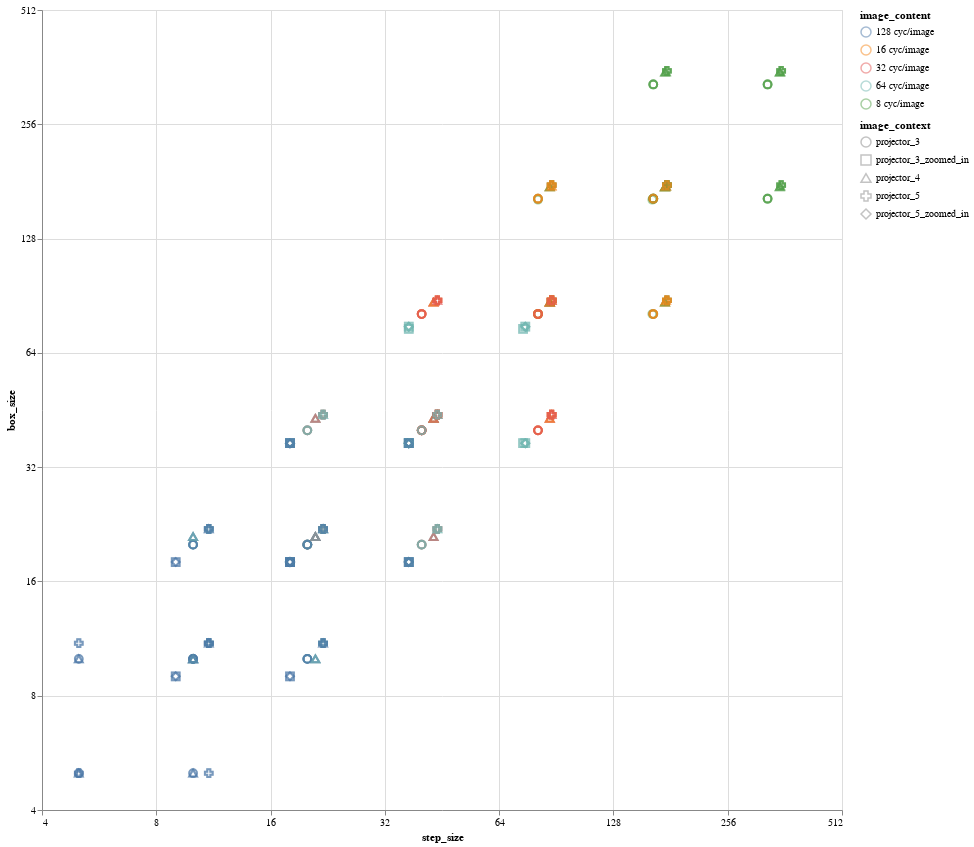

The cell this chart's notebook holds for it:
### Code cell
alt_df = df[[c for c in df.columns if c not in ['means', 'stddevs', 'actual_stddevs']]]
alt.Chart(alt_df).mark_point(size=60, opacity=.5,).encode(
    x=alt.X('step_size', scale=alt.Scale(base=2, type='log')), y=alt.Y('box_size', scale=alt.Scale(base=2, type='log')),
    color='image_content:N', shape='image_context:N',
    tooltip=['image_content', 'image_context','cycle_size_pix', 'step_size', 'box_size', 'box_size_multiple', 'step_size_multiple', ]
).properties(height=800, width=800).interactive()

### Figure 1 — Vega-Lite specification as saved in the notebook (floating-point values rounded to 4 significant figures; data arrays with more than 128 entries replaced by an {"elided": "..."} marker saying what was removed)
{"$schema": "https://vega.github.io/schema/vega-lite/v2.6.0.json", "config": {"view": {"height": 300, "width": 400}}, "data": {"name": "data-3a253725c9404e28c638c4722d6bb2d6"}, "datasets": {"data-3a253725c9404e28c638c4722d6bb2d6": {"elided": "456 records"}}, "encoding": {"color": {"field": "image_content", "type": "nominal"}, "shape": {"field": "image_context", "type": "nominal"}, "tooltip": [{"field": "image_content", "type": "nominal"}, {"field": "image_context", "type": "nominal"}, {"field": "cycle_size_pix", "type": "quantitative"}, {"field": "step_size", "type": "quantitative"}, {"field": "box_size", "type": "quantitative"}, {"field": "box_size_multiple", "type": "quantitative"}, {"field": "step_size_multiple", "type": "quantitative"}], "x": {"field": "step_size", "scale": {"base": 2, "type": "log"}, "type": "quantitative"}, "y": {"field": "box_size", "scale": {"base": 2, "type": "log"}, "type": "quantitative"}}, "height": 800, "mark": {"opacity": 0.5, "size": 60, "type": "point"}, "selection": {"selector001": {"bind": "scales", "encodings": ["x", "y"], "mark": {"fill": "#333", "fillOpacity": 0.125, "stroke": "white"}, "on": "[mousedown, window:mouseup] > window:mousemove!", "resolve": "global", "translate": "[mousedown, window:mouseup] > window:mousemove!", "type": "interval", "zoom": "wheel!"}}, "width": 800}
